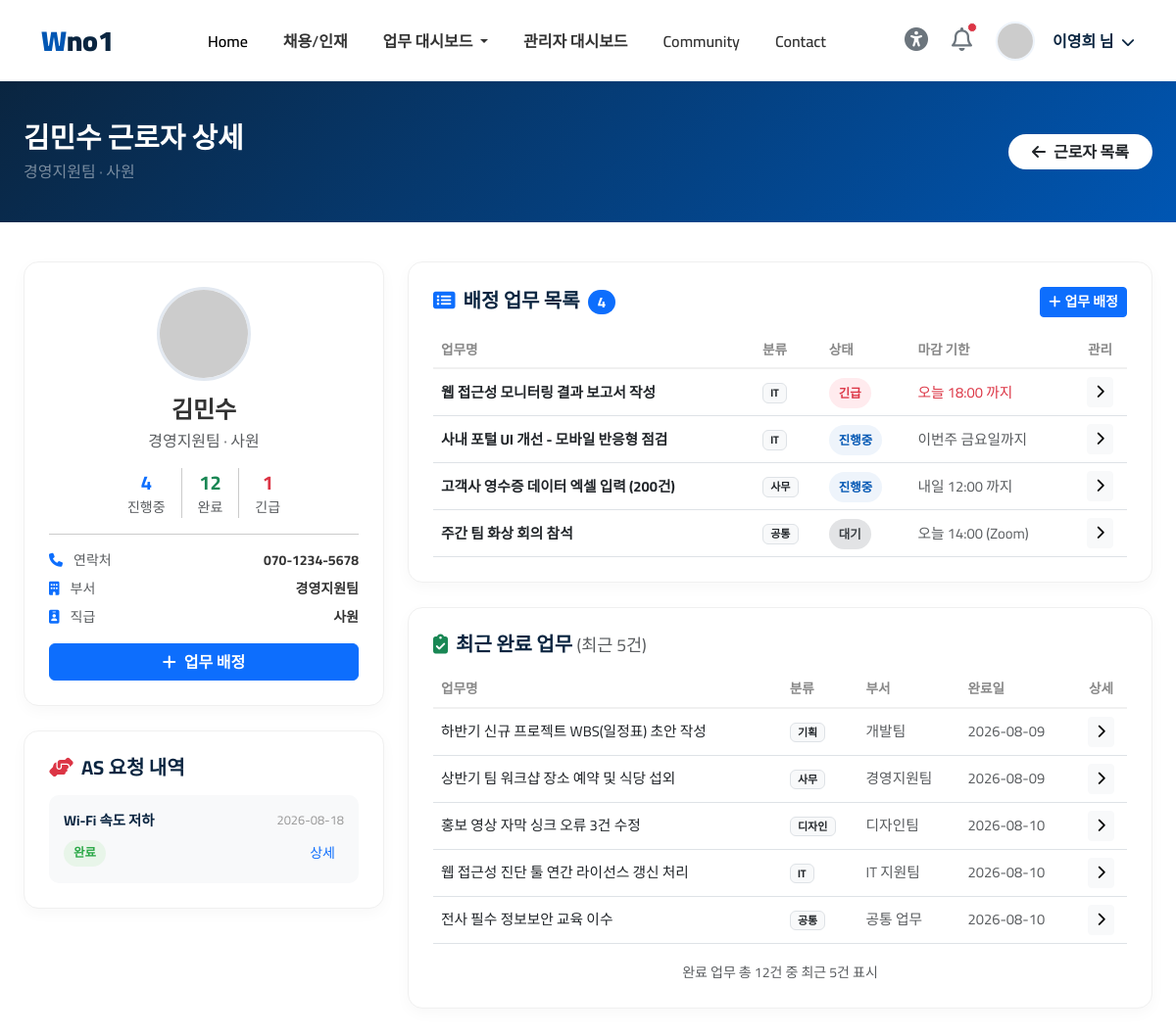
Screenshot of /worker/1 (signed in) with the database file from the repository.
### tables this page shows
CREATE TABLE users (
        id INTEGER PRIMARY KEY AUTOINCREMENT,
        username TEXT UNIQUE NOT NULL,
        password TEXT NOT NULL,
        name TEXT NOT NULL,
        dept TEXT DEFAULT '경영지원팀',
        position TEXT DEFAULT '사원',
        phone TEXT DEFAULT '070-1234-5678',
        role TEXT DEFAULT 'employee'
    );

CREATE TABLE as_requests (
        id INTEGER PRIMARY KEY AUTOINCREMENT,
        user_id INTEGER,
        category TEXT,
        urgency TEXT,
        title TEXT NOT NULL,
        details TEXT,
        attachment TEXT,
        status TEXT DEFAULT 'pending',
        assigned_to INTEGER DEFAULT NULL,
        assigned_name TEXT DEFAULT '',
        resolved_at TEXT DEFAULT '',
        admin_memo TEXT DEFAULT '',
        created_at TEXT DEFAULT (datetime('now','localtime'))
    );

CREATE TABLE jobs (
        id INTEGER PRIMARY KEY AUTOINCREMENT,
        user_id INTEGER,
        work_date TEXT,
        category TEXT,
        title TEXT NOT NULL,
        details TEXT,
        issues TEXT,
        dept TEXT DEFAULT '공통 업무',
        due_label TEXT DEFAULT '',
        status TEXT DEFAULT 'progress',
        created_at TEXT DEFAULT (datetime('now','localtime'))
    );

### routers/dashboard.py (the view)
@router.get("/worker/{user_id}", response_class=HTMLResponse)
async def worker_detail(request: Request, user_id: int):
    if not check_login(request):
        return RedirectResponse(url="/login", status_code=303)
    u = get_current_user(request)
    conn = get_sqlite()
    try:
        worker = conn.execute("SELECT * FROM users WHERE id=?", (user_id,)).fetchone()
        if not worker:
            conn.close()
            return RedirectResponse(url="/workers", status_code=303)
        worker = dict(worker)
        active_jobs = with_status_meta(conn.execute(
            """SELECT * FROM jobs WHERE user_id=? AND status NOT IN ('done','trash')
               ORDER BY CASE status WHEN 'urgent' THEN 0 WHEN 'progress' THEN 1 ELSE 2 END, id DESC""",
            (user_id,)
        ).fetchall())
        done_jobs = with_status_meta(conn.execute(
            "SELECT * FROM jobs WHERE user_id=? AND status='done' ORDER BY id DESC LIMIT 5",
            (user_id,)
        ).fetchall())
        urgent_count = conn.execute(
            "SELECT COUNT(*) FROM jobs WHERE user_id=? AND status='urgent'", (user_id,)
        ).fetchone()[0]
        done_count = conn.execute(
            "SELECT COUNT(*) FROM jobs WHERE user_id=? AND status='done'", (user_id,)
        ).fetchone()[0]
        as_requests = with_status_meta(conn.execute(
            "SELECT * FROM as_requests WHERE user_id=? ORDER BY id DESC LIMIT 5",
            (user_id,)
        ).fetchall())
    finally:
        conn.close()
    return templates.TemplateResponse(
        request=request, name="/top/worker_detail.html", context={
            "request": request, "page_title": f"{worker['name']} 근로자 상세",
            "user_name": u["user_name"],
            "worker": worker,
            "active_jobs": active_jobs,
            "done_jobs": done_jobs,
            "active_count": len(active_jobs),
            "done_count": done_count,
            "urgent_count": urgent_count,
            "as_requests": as_requests,
        }
    )

### templates/top/worker_detail.html (shortened to what this page needs)
<!DOCTYPE html>
<html lang="ko">
{% include 'common/header.html' %}
<body>
{% include 'common/topbar.html' %}
<div class="dash-header">
    <div class="container-fluid px-4">
        <div class="d-flex justify-content-between align-items-center">
            <div>
                <h2>{{ worker.name }} 근로자 상세</h2>
                <p class="mb-0 text-white-50">{{ worker.dept }} · {{ worker.position }}</p>
            </div>
            <a href="/workers" class="btn btn-primary bg-white text-dark border-0 fw-bold px-4 rounded-pill">
                <i class="fas fa-arrow-left me-2"></i>근로자 목록
            </a>
        </div>
    </div>
</div>
<div class="container-fluid px-4 pb-5">
    <div class="row">
        <div class="col-xl-4 col-lg-5">
            <div class="content-card text-center">
                <img src="https://ui-avatars.com/api/?name={{ worker.name|replace(' ','+') }}&background=eef4fb&color=0056b3&size=96"
                     alt="{{ worker.name }}"
                     class="rounded-circle mb-3"
                     style="width:96px;height:96px;object-fit:cover;border:3px solid #e2e8f0;">
                <h4 class="fw-bold mb-1">{{ worker.name }}</h4>
                <p class="text-muted mb-3">{{ worker.dept }} · {{ worker.position }}</p>
                <div class="d-flex justify-content-center gap-3 mb-3">
                    <div class="text-center">
                        <div class="fw-bold fs-5 text-primary">{{ active_count }}</div>
                        <div class="text-muted small">진행중</div>
                    </div>
                    <div class="text-center">
                        <div class="fw-bold fs-5 text-success">{{ done_count }}</div>
                        <div class="text-muted small">완료</div>
                    </div>
                    <div class="text-center">
                        <div class="fw-bold fs-5 text-danger">{{ urgent_count }}</div>
                        <div class="text-muted small">긴급</div>
                    </div>
                </div>
                <hr>
                <div class="text-start small">
                    <div class="mb-2">
                        <i class="fas fa-phone text-primary me-2"></i>
                        <span class="text-muted">연락처</span>
                        <span class="float-end fw-bold">{{ worker.phone }}</span>
                    </div>
                    <div class="mb-2">
                        <i class="fas fa-building text-primary me-2"></i>
                        <span class="text-muted">부서</span>
                        <span class="float-end fw-bold">{{ worker.dept }}</span>
                    </div>
                    <div>
                        <i class="fas fa-id-badge text-primary me-2"></i>
                        <span class="text-muted">직급</span>
                        <span class="float-end fw-bold">{{ worker.position }}</span>
                    </div>
                </div>
                <div class="mt-3">
                    <a href="/new_job?assign_to={{ worker.id }}" class="btn btn-primary w-100 fw-bold">
                        <i class="fas fa-plus me-2"></i>업무 배정
                    </a>
                </div>
            </div>
            <div class="content-card">
                <div class="card-title-wrap mb-3">
                    <h5><i class="fas fa-hands-helping me-2 text-danger"></i>AS 요청 내역</h5>
                </div>
                {% for req in as_requests %}
                <div class="support-item">
                    <div class="support-header">
                        <span class="support-title">{{ req.title }}</span>
                        <span class="support-time">{{ req.created_at[:10] }}</span>
                    </div>
                    <div class="d-flex justify-content-between align-items-center mt-1">
                        <span class="status-badge {{ req.status_class }}" {% if req.status_style %}style="{{ req.status_style }}"{% endif %}>{{ req.status_label }}</span>
                        <a href="/as_request/{{ req.id }}" class="btn btn-sm btn-light text-primary">상세</a>
                    </div>
                </div>
                {% else %}
                <p class="text-center text-muted py-3 small">AS 요청 내역이 없습니다.</p>
                {% endfor %}
            </div>
        </div>
        <div class="col-xl-8 col-lg-7">
            <div class="content-card">
                <div class="card-title-wrap">
                    <h5><i class="fas fa-list-alt me-2 text-primary"></i>배정 업무 목록
                        <span class="badge bg-primary rounded-pill ms-1">{{ active_count }}</span>
                    </h5>
                    <a href="/new_job?assign_to={{ worker.id }}" class="btn btn-sm btn-primary fw-bold">
                        <i class="fas fa-plus me-1"></i>업무 배정
                    </a>
                </div>
                <div class="table-responsive">
                    <table class="table table-custom table-hover">
                        <thead>
                            <tr>
                                <th>업무명</th>
                                <th>분류</th>
                                <th>상태</th>
                                <th>마감 기한</th>
                                <th class="text-center">관리</th>
                            </tr>
                        </thead>
                        <tbody>
                            {% for job in active_jobs %}
                            <tr>
                                <td class="fw-bold text-dark">{{ job.title }}</td>
                                <td><span class="badge bg-light text-dark border">{{ job.category }}</span></td>
                                <td><span class="status-badge {{ job.status_class }}" {% if job.status_style %}style="{{ job.status_style }}"{% endif %}>{{ job.status_label }}</span></td>
                                <td class="{{ 'text-danger' if job.status == 'urgent' else 'text-muted' }} small">{{ job.due_label or '-' }}</td>
                                <td class="text-center">
                                    <a href="/job/{{ job.id }}" class="btn btn-sm btn-light" title="상세보기">
                                        <i class="fas fa-chevron-right"></i>
                                    </a>
                                </td>
                            </tr>
                            {% else %}
                            <tr>
                                <td colspan="5" class="text-center text-muted py-4">
                                    <i class="fas fa-check-circle text-success me-2"></i>진행 중인 업무가 없습니다.
                                </td>
                            </tr>
                            {% endfor %}
                        </tbody>
                    </table>
                </div>
            </div>
            <div class="content-card">
                <div class="card-title-wrap">
                    <h5><i class="fas fa-clipboard-check me-2 text-success"></i>최근 완료 업무 <span class="text-muted small fw-normal">(최근 5건)</span></h5>
                </div>
                <div class="table-responsive">
                    <table class="table table-custom table-hover">
                        <thead>
                            <tr>
                                <th>업무명</th>
                                <th>분류</th>
                                <th>부서</th>
                                <th>완료일</th>
                                <th class="text-center">상세</th>
                            </tr>
                        </thead>
                        <tbody>
                            {% for job in done_jobs %}
                            <tr>
                                <td class="text-dark">{{ job.title }}</td>
                                <td><span class="badge bg-light text-dark border">{{ job.category }}</span></td>
                                <td class="text-muted small">{{ job.dept }}</td>
                                <td class="text-muted small">{{ job.work_date }}</td>
                                <td class="text-center">
                                    <a href="/job/{{ job.id }}" class="btn btn-sm btn-light" title="상세보기">
                                        <i class="fas fa-chevron-right"></i>
                                    </a>
                                </td>
                            </tr>
                            {% else %}
                            <tr>
                                <td colspan="5" class="text-center text-muted py-4">완료된 업무가 없습니다.</td>
                            </tr>
                            {% endfor %}
                        </tbody>
                    </table>
                </div>
                {% if done_count > 5 %}
                <div class="text-center mt-3">
                    <span class="text-muted small">완료 업무 총 {{ done_count }}건 중 최근 5건 표시</span>
                </div>
                {% endif %}
            </div>
        </div>
    </div>
</div>
</body>
</html>

### templates/common/header.html (style rules this page uses)
:root { --primary-blue: #0056b3; --light-blue: #eef4fb; --dark-blue: #0a2540; --text-color: #333333; --gray-bg: #f8f9fa; --success-color: #28a745; --warning-color: #ffc107; --danger-color: #dc3545; }
body { font-family: 'Cairo', sans-serif; color: var(--text-color); background-color: #ffffff; }
.dash-header { background: linear-gradient(135deg, var(--dark-blue) 0%, var(--primary-blue) 100%); padding: 40px 0; color: white; margin-bottom: 40px; }
.dash-header h2 { font-weight: 700; font-size: 1.8rem; margin-bottom: 5px; }
.dash-header p { opacity: 0.9; margin: 0; }
.content-card { background: #fff; border-radius: 15px; padding: 25px; box-shadow: 0 5px 15px rgba(0,0,0,0.03); margin-bottom: 25px; border: 1px solid #f0f0f0; }
.card-title-wrap { display: flex; justify-content: space-between; align-items: center; margin-bottom: 15px; }
.card-title-wrap h5 { margin: 0; font-weight: 700; color: var(--dark-blue); }
.table-custom { margin-bottom: 0; }
.table-custom th { font-size: 0.85rem; color: #888; font-weight: 600; border-bottom: 2px solid #f0f0f0; }
.table-custom td { vertical-align: middle; font-size: 0.92rem; }
.status-badge { padding: 4px 10px; border-radius: 20px; font-size: 0.78rem; font-weight: 700; white-space: nowrap; }
.status-badge.status-progress { background-color: var(--light-blue); color: var(--primary-blue); }
.status-badge.status-urgent { background-color: #ffebee; color: var(--danger-color); }
.status-badge.status-done { background-color: #e8f5e9; color: var(--success-color); }
.support-item { background: var(--gray-bg); border-radius: 10px; padding: 15px; margin-bottom: 12px; }
.support-item:last-child { margin-bottom: 0; }
.support-header { display: flex; justify-content: space-between; align-items: center; margin-bottom: 8px; }
.support-title { font-weight: 700; font-size: 0.9rem; color: var(--dark-blue); }
.support-time { font-size: 0.8rem; color: #999; }
.status-progress { background-color: var(--light-blue); color: var(--primary-blue); }
.status-done { background-color: #e8f5e9; color: var(--success-color); }
.status-urgent { background-color: #ffebee; color: var(--danger-color); }

### rows the page displays
users: name "김민수", dept "경영지원팀", position "사원", phone "070-1234-5678"
as_requests: title "Wi-Fi 속도 저하", created_at "2026-08-18", status_label "완료"
jobs: title "웹 접근성 모니터링 결과 보고서 작성", category "IT", status_label "긴급", due_label "오늘 18:00 까지"
jobs: title "사내 포털 UI 개선 - 모바일 반응형 점검", category "IT", status_label "진행중", due_label "이번주 금요일까지"
jobs: title "고객사 영수증 데이터 엑셀 입력 (200건)", category "사무", status_label "진행중", due_label "내일 12:00 까지"
jobs: title "주간 팀 화상 회의 참석", category "공통", status_label "대기", due_label "오늘 14:00 (Zoom)"
jobs: title "하반기 신규 프로젝트 WBS(일정표) 초안 작성", category "기획", dept "개발팀", work_date "2026-08-09"
jobs: title "상반기 팀 워크샵 장소 예약 및 식당 섭외", category "사무", dept "경영지원팀", work_date "2026-08-09"
jobs: title "홍보 영상 자막 싱크 오류 3건 수정", category "디자인", dept "디자인팀", work_date "2026-08-10"
jobs: title "웹 접근성 진단 툴 연간 라이선스 갱신 처리", category "IT", dept "IT 지원팀", work_date "2026-08-10"
jobs: title "전사 필수 정보보안 교육 이수", category "공통", dept "공통 업무", work_date "2026-08-10"

### other values shown
{{ user_name }} "이영희"
{{ active_count }} "4"
{{ done_count }} "12"
{{ urgent_count }} "1"
